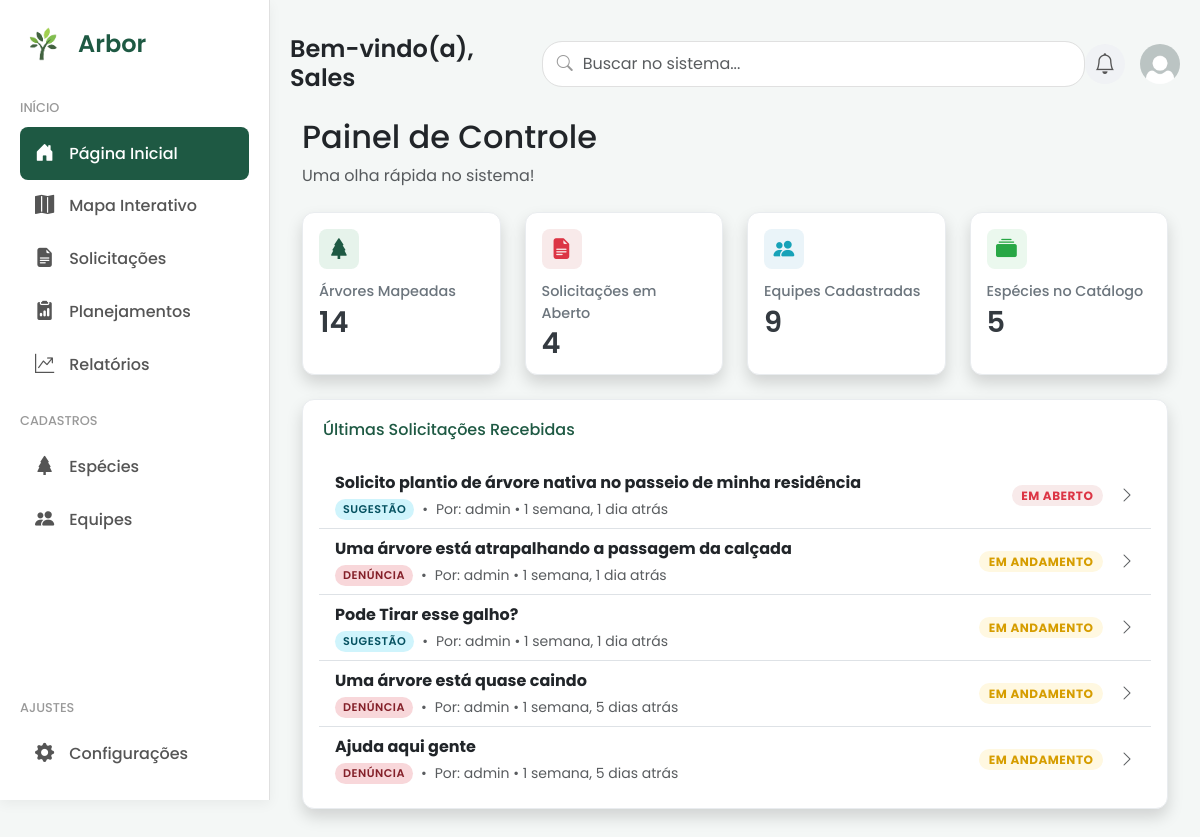
Screenshot of / (signed in) with the database file from the repository.
### core/models.py (models this page shows, shortened)
class Profile(models.Model):
    user = models.OneToOneField(User, on_delete=models.CASCADE)
    imagem = models.ImageField(default='profile_pics/default.jpg', upload_to='profile_pics')
    cidade_principal = models.ForeignKey(
        CidadePermitida,
        on_delete=models.SET_NULL, # Se a cidade for apagada, não apaga o perfil
        null=True,
        blank=True,
        related_name="usuarios_residentes"
    )
    cidades_secundarias = models.ManyToManyField(
        CidadePermitida,
        blank=True,
        related_name="usuarios_visitantes"
    )

class Solicitacao(models.Model):
    TIPO_CHOICES = (
        ('SUGESTAO', 'Sugestão'),
        ('DENUNCIA', 'Denúncia'),
    )
    STATUS_CHOICES = (
        ('EM_ABERTO', 'Em Aberto'),
        ('EM_ANDAMENTO', 'Em Andamento'),
        ('FINALIZADO', 'Finalizado'),
        ('RECUSADO', 'Recusado'),
    )
    tipo = models.CharField(max_length=10, choices=TIPO_CHOICES)
    status = models.CharField(max_length=20, choices=STATUS_CHOICES, default='EM_ABERTO')
    descricao = models.TextField()
    data_criacao = models.DateTimeField(auto_now_add=True)
    cidadao = models.ForeignKey(User, on_delete=models.CASCADE)
    equipe_delegada = models.ForeignKey(Equipe, on_delete=models.SET_NULL, null=True, blank=True)
    latitude = models.FloatField(null=True, blank=True)
    longitude = models.FloatField(null=True, blank=True)
    cidade = models.ForeignKey(
        'CidadePermitida', on_delete=models.PROTECT, related_name='solicitacoes', null=True, blank=False
    )
    data_finalizacao = models.DateTimeField(null=True, blank=True)

### core/views.py (the view)
# urls.py: path('', home_view, name='home'),
@login_required
def home_view(request):
    instancias_count = InstanciaArvore.objects.count()
    solicitacoes_abertas_count = Solicitacao.objects.filter(status='EM_ABERTO').count()
    equipes_count = Equipe.objects.count()
    especies_count = Especie.objects.count()
    ultimas_solicitacoes = Solicitacao.objects.order_by('-data_criacao')[:5]
    context = {
        'instancias_count': instancias_count,
        'solicitacoes_abertas_count': solicitacoes_abertas_count,
        'equipes_count': equipes_count,
        'especies_count': especies_count,
        'ultimas_solicitacoes': ultimas_solicitacoes,
    }
    return render(request, 'core/home.html', context)

### core/templates/core/home.html
{% extends 'core/base_app.html' %}
{% block content %}
    <div class="header-greeting mb-4">
        <h2>Painel de Controle</h2>
        <p class="text-muted">Uma olha rápida no sistema!</p>
    </div>
    <div class="row">
        <div class="col-xl-3 col-md-6 mb-4">
            <a href="{% url 'mapa' %}" class="card-link">
                <div class="card shadow h-100">
                    <div class="card-body">
                        <div class="card-icon primary">
                            <i class="bi bi-tree-fill"></i>
                        </div>
                        <div class="card-title-dashboard">Árvores Mapeadas</div>
                        <div class="card-number">{{ instancias_count }}</div>
                    </div>
                </div>
            </a>
        </div>
        <div class="col-xl-3 col-md-6 mb-4">
            <a href="{% url 'solicitacao_list' %}" class="card-link">
                <div class="card shadow h-100">
                    <div class="card-body">
                        <div class="card-icon danger">
                            <i class="bi bi-file-earmark-text-fill"></i>
                        </div>
                        <div class="card-title-dashboard">Solicitações em Aberto</div>
                        <div class="card-number">{{ solicitacoes_abertas_count }}</div>
                    </div>
                </div>
            </a>
        </div>
        <div class="col-xl-3 col-md-6 mb-4">
            <a href="{% url 'equipe_list' %}" class="card-link">
                <div class="card shadow h-100">
                    <div class="card-body">
                        <div class="card-icon info">
                            <i class="bi bi-people-fill"></i>
                        </div>
                        <div class="card-title-dashboard">Equipes Cadastradas</div>
                        <div class="card-number">{{ equipes_count }}</div>
                    </div>
                </div>
            </a>
        </div>
        <div class="col-xl-3 col-md-6 mb-4">
            <a href="{% url 'especie_list' %}" class="card-link">
                <div class="card shadow h-100">
                    <div class="card-body">
                        <div class="card-icon success">
                            <i class="bi bi-collection-fill"></i>
                        </div>
                        <div class="card-title-dashboard">Espécies no Catálogo</div>
                        <div class="card-number">{{ especies_count }}</div>
                    </div>
                </div>
            </a>
        </div>
    </div>
    <div class="row">
        <div class="col-12">
            <div class="card shadow mb-4">
                <div class="card-header d-flex justify-content-between align-items-center">
                    <h6 class="m-0 font-weight-bold" style="color: #1E5943;">Últimas Solicitações Recebidas</h6>
                </div>
                <div class="card-body">
                    <div class="list-group list-group-flush">
                        {% for solicitacao in ultimas_solicitacoes %}
                            <a href="{% url 'solicitacao_update' pk=solicitacao.pk %}" class="list-group-item list-group-item-action d-flex justify-content-between align-items-center">
                                <div class="d-flex align-items-center">
                                    <div>
                                        <p class="mb-0 fw-bold">{{ solicitacao.descricao|truncatewords:12 }}</p>
                                        <small class="text-muted d-flex align-items-center mt-1">
                                            {% if solicitacao.tipo == 'DENUNCIA' %}
                                                <span class="tag tag-denuncia">Denúncia</span>
                                            {% else %}
                                                <span class="tag tag-sugestao">Sugestão</span>
                                            {% endif %}
                                            <span class="mx-2">•</span>
                                            <span>Por: {{ solicitacao.cidadao.username }} • {{ solicitacao.data_criacao|timesince }} atrás</span>
                                        </small>
                                    </div>
                                </div>
                                <div class="d-flex align-items-center">
                                    <span class="badge status-badge status-{{ solicitacao.status|lower }} me-3">
                                        {{ solicitacao.get_status_display }}
                                    </span>
                                    <span class="bi bi-chevron-right text-muted"></span>
                                </div>
                            </a>
                        {% empty %}
                            <div class="list-group-item text-center text-muted">
                                Nenhuma solicitação encontrada ainda.
                            </div>
                        {% endfor %}
                    </div>
                </div>
            </div>
        </div>
    </div>
{% endblock %}

### core/templates/core/base_app.html (shortened to what this page needs)
{% load static %}
<!doctype html>
<html lang="pt-br">
  <head>
    <link href="https://cdn.jsdelivr.net/npm/bootstrap@5.3.3/dist/css/bootstrap.min.css" rel="stylesheet">
    <link rel="stylesheet" href="https://cdn.jsdelivr.net/npm/bootstrap-icons@1.11.3/font/bootstrap-icons.min.css">
    <link rel="stylesheet" href="https://unpkg.com/leaflet@1.9.4/dist/leaflet.css" />
    <link rel="stylesheet" href="https://cdnjs.cloudflare.com/ajax/libs/leaflet.draw/1.0.4/leaflet.draw.css" />
    <link rel="stylesheet" href="https://unpkg.com/leaflet.markercluster@1.4.1/dist/MarkerCluster.css" />
    <link rel="stylesheet" href="https://unpkg.com/leaflet.markercluster@1.4.1/dist/MarkerCluster.Default.css" />
    <link href="https://cdn.jsdelivr.net/npm/select2@4.1.0-rc.0/dist/css/select2.min.css" rel="stylesheet" />
    <link rel="stylesheet" href="{% static 'core/css/custom.css' %}">
  </head>
  <body class="app-body">
    <div class="app-container">
        <nav class="sidebar">
            <div>
                <div class="sidebar-header">
                    <div class="sidebar-logo">
                        <img src="{% static 'core/img/arvore-logo-verde.png' %}" alt="Logo Arbor" style="width: 48px;">
                        <span class="sidebar-logo-text">Arbor</span>
                    </div>
                </div>
                <ul class="sidebar-menu">
                    <li class="menu-header"><span>Início</span></li>
                    <li><a href="{% url 'home' %}" class="{% if request.resolver_match.url_name == 'home' %}active{% endif %}"><i class="bi bi-house-door-fill"></i><span class="menu-text"> Página Inicial</span></a></li>
                    <li><a href="{% url 'mapa' %}" class="{% if request.resolver_match.url_name == 'mapa' %}active{% endif %}"><i class="bi bi-map-fill"></i><span class="menu-text"> Mapa Interativo</span></a></li>
                    <li><a href="{% url 'solicitacao_list' %}" class=""><i class="bi bi-file-earmark-text-fill"></i><span class="menu-text"> Solicitações</span></a></li>
                    <li><a href="{% url 'planejamentos' %}" class="{% if pagina == 'planejamentos' %}active{% endif %}"><i class="bi bi-clipboard2-data-fill"></i><span class="menu-text"> Planejamentos</span></a></li> </span></a></li>
                    <li><a href="{% url 'relatorios' %}" class="{% if request.resolver_match.url_name == 'relatorios' %}active{% endif %}"><i class="bi bi-graph-up-arrow"></i><span class="menu-text"> Relatórios</span></a></li>
                    <li class="menu-header"><span>Cadastros</span></li>
                    <li><a href="{% url 'especie_list' %}" class="{% if 'especie' in request.resolver_match.url_name %}active{% endif %}"><i class="bi bi-tree-fill"></i><span class="menu-text"> Espécies</span></a></li>
                    <li><a href="{% url 'equipe_list' %}" class="{% if 'equipe' in request.resolver_match.url_name %}active{% endif %}"><i class="bi bi-people-fill"></i><span class="menu-text"> Equipes</span></a></li>
                </ul>
            </div>
            <div class="sidebar-footer">
                <ul class="sidebar-menu">
                    <li class="menu-header"><span>Ajustes</span></li>
                    <li><a href="{% url 'configuracoes' %}"><i class="bi bi-gear-fill"></i><span class="menu-text"> Configurações</span></a></li>
                </ul>
            </div>
        </nav>
        <main class="main-content">
            <header class="main-header">
                <div class="header-greeting">
                    <h4>Bem-vindo(a), {{ user.first_name|default:user.username }}</h4>
                </div>
                <div class="header-search">
                    <form action="{% url 'search_results' %}" method="get" class="d-flex">
                        <i class="bi bi-search"></i>
                        <input class="form-control" type="search" name="q" placeholder="Buscar no sistema..." aria-label="Search">
                    </form>
                </div>
                <div class="header-actions">
                    <a href="#" class="header-icon-btn" data-bs-toggle="tooltip" data-bs-placement="bottom" title="Notificações">
                        <i class="bi bi-bell"></i>
                    </a>
                    <div class="dropdown profile-dropdown">
                        <a href="#" class="d-block link-dark text-decoration-none dropdown-toggle" id="dropdownUser1" data-bs-toggle="dropdown" aria-expanded="false">
                            <img src="{{ user.profile.imagem.url }}" alt="Foto do Perfil" width="40" height="40" class="rounded-circle">
                        </a>
                    </div>
                </div>
            </header>
            <div class="page-content">
                <div class="container-xl">
                    {% block content %}{% endblock %}
                </div>
            </div>
        </main>
    </div>
  </body>
</html>

### core/static/core/css/custom.css (style rules this page uses)
html, body { height: 100%; margin: 0; font-family: "Poppins", sans-serif; }
body { font-family: "Poppins", sans-serif; margin: 0; padding: 0; box-sizing: border-box; background-color: #f4f7f6; }
.app-container { display: flex; }
.sidebar { width: 270px; background-color: #fff; height: 100vh; padding: 20px; display: flex; flex-direction: column; justify-content: space-between; border-right: 1px solid #e0e0e0; box-shadow: 0 4px 12px rgba(0, 0, 0, 0.05); flex-shrink: 0; position: sticky; top: 0; }
.sidebar-header { display: flex; align-items: center; justify-content: space-between; margin-bottom: 30px; }
.sidebar-logo { display: flex; align-items: center; gap: 10px; }
.sidebar-logo span { font-size: 1.5rem; font-weight: 600; color: #1e5943; }
.sidebar-logo img { width: 32px; }
.sidebar-menu { list-style: none; padding: 0; margin: 0; }
.sidebar-menu .menu-header { font-size: 0.8rem; font-weight: 500; color: #999; text-transform: uppercase; margin-top: 20px; margin-bottom: 10px; }
.sidebar-menu li a { display: flex; align-items: center; gap: 15px; padding: 12px 15px; text-decoration: none; color: #555; font-weight: 500; border-radius: 8px; transition: all 0.3s; }
.sidebar-menu li a.active { background-color: #1e5943; color: #fff; }
.sidebar-menu li a i { font-size: 1.2rem; }
.main-content { flex-grow: 1; padding: 20px; }
.main-header { display: flex; align-items: center; justify-content: space-between; margin-bottom: 10px; position: sticky; top: 0; z-index: 1000; background-color: #f4f7f6; padding-top: 15px; padding-bottom: 15px; }
.header-greeting h4 { margin: 0; font-weight: 600; }
.header-search { position: relative; width: 550px; flex-grow: 0.5; }
.header-search input { width: 100%; padding: 10px 15px 10px 40px; border: 1px solid #e0e0e0; border-radius: 20px; transition: all 0.3s ease-in-out; }
.header-search i { position: absolute; left: 15px; top: 50%; transform: translateY(-50%); color: #999; }
.header-actions { display: flex; align-items: center; gap: 20px; }
.header-actions > a { font-size: 1.3rem; color: #555; }
.card { border: 1px solid #e9ecef; border-radius: 12px; box-shadow: 0px 4px 10px rgba(0, 0, 0, 0.05); }
.card-icon { font-size: 1.3rem; margin-bottom: 12px; width: 40px; height: 40px; border-radius: 8px; display: flex; justify-content: center; align-items: center; }
.card-icon.primary { background-color: #e6f3eb; color: #1e5943; }
.card-icon.danger { background-color: #f8eaea; color: #dc3545; }
.card-icon.info { background-color: #eaf4f9; color: #17a2b8; }
.card-icon.success { background-color: #ebf8ee; color: #28a745; }
.card-title-dashboard { font-size: 0.9rem; font-weight: 500; color: #6c757d; margin-bottom: 5px; }
.card-number { font-size: 1.8rem; font-weight: 600; color: #343a40; line-height: 1; }
.status-badge { padding: 0.4em 0.8em; font-size: 0.75rem; font-weight: 700; text-transform: uppercase; border-radius: 20px; letter-spacing: 0.5px; }
.status-em_aberto { background-color: #f8eaea !important; color: #dc3545 !important; }
.status-em_andamento { background-color: #fff8e1 !important; color: #d69d00 !important; }
.tag { padding: 4px 10px; font-size: 0.7rem; font-weight: 600; border-radius: 20px; text-transform: uppercase; letter-spacing: 0.5px; }
.header-actions { display: flex; align-items: center; gap: 15px; }
.header-icon-btn { display: inline-flex; justify-content: center; align-items: center; width: 40px; height: 40px; background-color: #f0f2f5; border-radius: 50%; color: #555; font-size: 1.1rem; text-decoration: none; transition: all 0.2s ease-in-out; }
.profile-dropdown .dropdown-toggle::after { display: none; }
body { scrollbar-width: thin; scrollbar-color: #1e5943 #f4f7f6; }
.card-link { text-decoration: none; }
.card-link .card { transition: all 0.2s ease-in-out; }
.tag { padding: 2px 8px; border-radius: 12px; font-size: 0.7rem; font-weight: 600; text-transform: uppercase; letter-spacing: 0.5px; }
.tag-denuncia { color: #842029; background-color: #f8d7da; }
.tag-sugestao { color: #055160; background-color: #cff4fc; }
.card-header { background-color: transparent; border-bottom: none; padding-left: 1.25rem; padding-right: 1.25rem; padding-top: 1.25rem; }

### rows the page displays
Solicitacao: descricao "Solicito plantio de árvore nativa no passeio de minha residência", tipo "SUGESTÃO", cidadao.username "admin", data_criacao "1 semana, 1 dia", status "EM ABERTO"
Solicitacao: descricao "Uma árvore está atrapalhando a passagem da calçada", tipo "DENÚNCIA", cidadao.username "admin", data_criacao "1 semana, 1 dia", status "EM ANDAMENTO"
Solicitacao: descricao "Pode Tirar esse galho?", tipo "SUGESTÃO", cidadao.username "admin", data_criacao "1 semana, 1 dia", status "EM ANDAMENTO"
Solicitacao: descricao "Uma árvore está quase caindo", tipo "DENÚNCIA", cidadao.username "admin", data_criacao "1 semana, 5 dias", status "EM ANDAMENTO"
Solicitacao: descricao "Ajuda aqui gente", tipo "DENÚNCIA", cidadao.username "admin", data_criacao "1 semana, 5 dias", status "EM ANDAMENTO"

### other values shown
{{ user.first_name|default:user.username }} "Sales"
{{ instancias_count }} "14"
{{ solicitacoes_abertas_count }} "4"
{{ equipes_count }} "9"
{{ especies_count }} "5"
